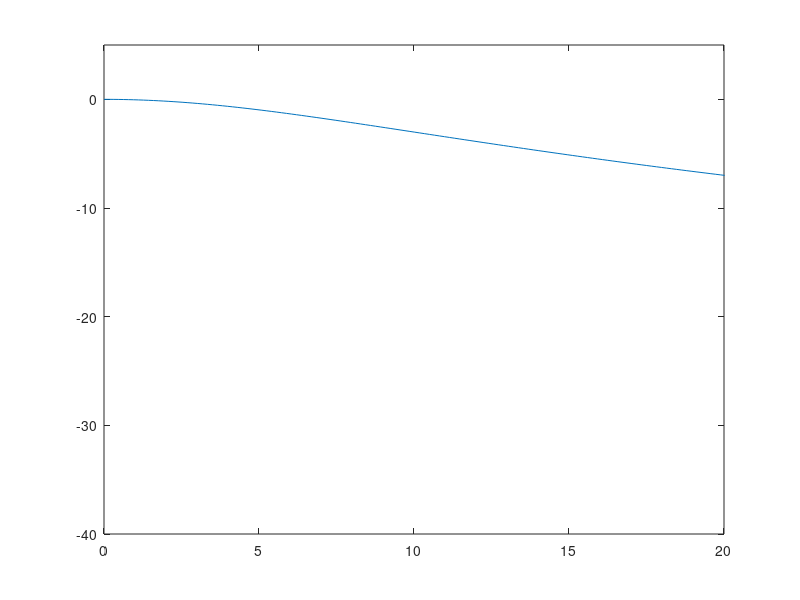

This figure's MATLAB source:
Fc = 10;
n = 1;

% Digital Version of LPF
Fs = 44100;
Wn = 2*pi*Fc/Fs;
[zd,pd,kd] = butter(n,Wn);
[bd,ad] = zp2tf(zd,pd,kd);
[hd,wd] = freqz(bd,ad,Fs,Fs);
plot(wd/pi,20*log10(abs(hd)));
axis([0 20 -40 5])

tf(bd,ad,1/Fs)

% Analog Version of LPF
% [zb,pb,kb] = butter(n,2*pi*Fc,'s');
% [bb,ab] = zp2tf(zb,pb,kb);
% [hb,wb] = freqs(bb,ab,10000);
% plot(wb/(2*pi),20*log(abs(hb)))
% axis([0 20 -40 5])